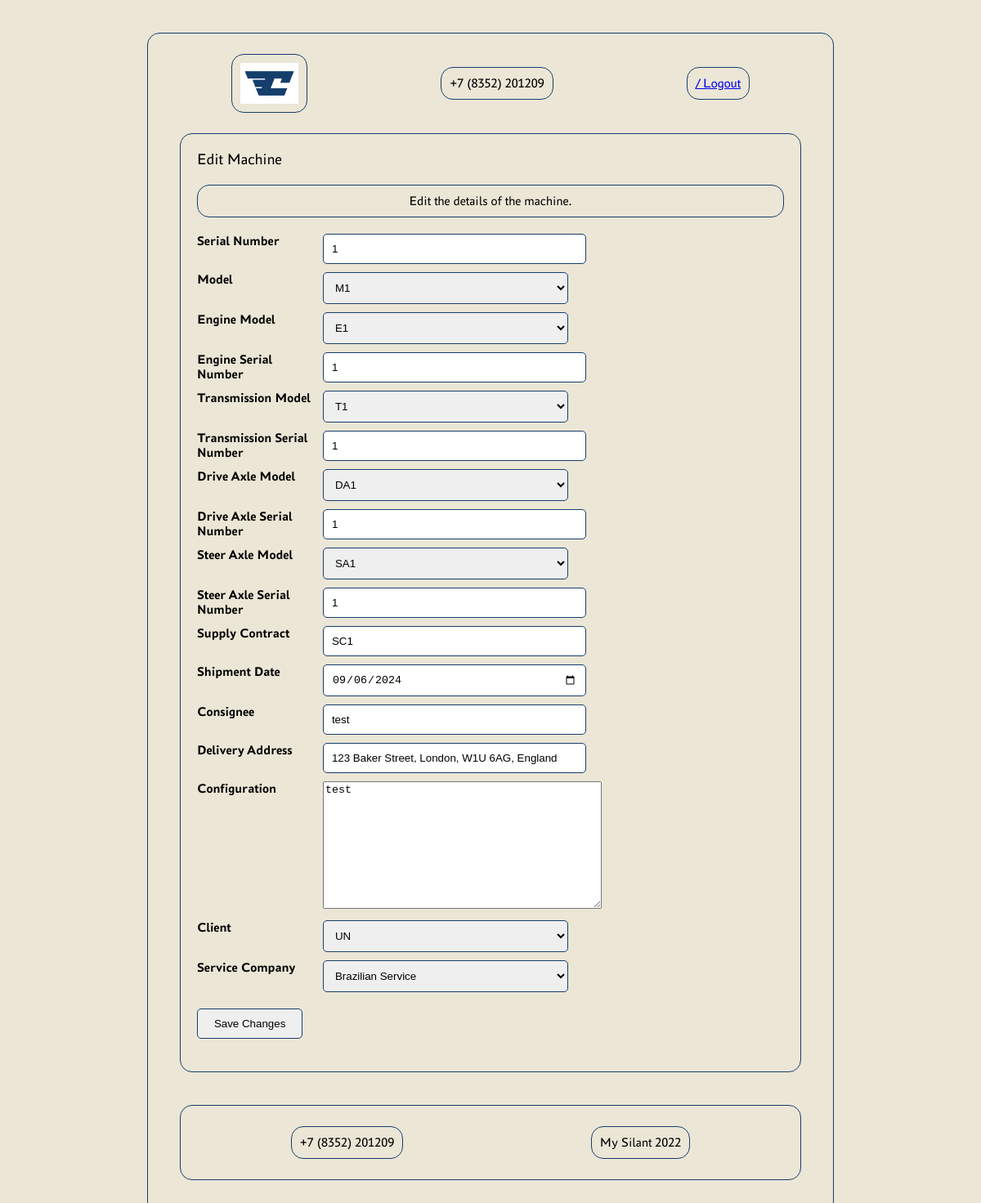
The page /edit_machine/1/ on the database its author committed.
### silant_app/models/models.py (models this page shows, shortened)
class Machine(models.Model):
    serial_number = models.CharField(max_length=255, unique=True)
    model = models.ForeignKey(MachineModelReference, related_name='machine_models', on_delete=models.CASCADE)
    engine_model = models.ForeignKey(EngineModelReference, related_name='engine_models', on_delete=models.CASCADE)
    engine_serial_number = models.CharField(max_length=255)
    transmission_model = models.ForeignKey(TransmissionModelReference, related_name='transmission_models',
                                           on_delete=models.CASCADE)
    transmission_serial_number = models.CharField(max_length=255)
    drive_axle_model = models.ForeignKey(DriveAxleModelReference, related_name='drive_axle_models',
                                         on_delete=models.CASCADE)
    drive_axle_serial_number = models.CharField(max_length=255)
    steer_axle_model = models.ForeignKey(SteerAxleModelReference, related_name='steer_axle_models',
                                         on_delete=models.CASCADE)
    steer_axle_serial_number = models.CharField(max_length=255)
    supply_contract = models.CharField(max_length=255)
    shipment_date = models.DateField()
    consignee = models.CharField(max_length=255)
    delivery_address = models.CharField(max_length=255)
    configuration = models.TextField(max_length=255)
    client = models.ForeignKey(settings.AUTH_USER_MODEL, related_name='machines', on_delete=models.SET_NULL, null=True,
                               blank=True)
    service_company = models.ForeignKey(ServiceCompanyReference, related_name='service_companies',
                                        on_delete=models.CASCADE)

### silant_app/views/update_views.py (the view, shortened to what this page needs)
# urls.py: path('edit_machine/<int:pk>/', MachineUpdateView.as_view(), name='edit-machine'),
class MachineUpdateView(UpdateView):
    model = Machine
    form_class = MachineUpdateForm
    template_name = 'edit_machine.html'
    def get_object(self, queryset=None):
        return super().get_object(queryset)
    def is_manager(self):
        user_groups = self.request.user.groups.values_list('id', flat=True)
        is_manager = any(group_id in [1, 5] for group_id in user_groups)
        return is_manager
    def get_context_data(self, **kwargs):
        context = super().get_context_data(**kwargs)
        context['machine'] = self.get_object()  # Add the machine instance to the context
        context['is_manager'] = self.is_manager()
        return context

### silant_app/forms.py
class MachineUpdateForm(forms.ModelForm):
    shipment_date = forms.DateField(widget=forms.DateInput(attrs={'type': 'date'}))
    class Meta:
        model = Machine
        fields = [
            'serial_number', 'model', 'engine_model', 'engine_serial_number',
            'transmission_model', 'transmission_serial_number', 'drive_axle_model',
            'drive_axle_serial_number', 'steer_axle_model', 'steer_axle_serial_number',
            'supply_contract', 'shipment_date', 'consignee', 'delivery_address',
            'configuration', 'client', 'service_company'
        ]
    def __init__(self, *args, **kwargs):
        super().__init__(*args, **kwargs)
        self.fields['client'].queryset = CustomUser.objects.filter(groups__id=4)

### silant_app/models/reference_models.py (called while the page is built)
    def __str__(self):
        return self.name

    def __str__(self):
        return self.name

    def __str__(self):
        return self.name

    def __str__(self):
        return self.name

    def __str__(self):
        return self.name

    def __str__(self):
        return self.name

### templates/edit_machine.html (shortened to what this page needs)
{% extends 'landing_page.html' %}
{% load static %}
{% block header_1 %}
    {% block header_2 %}
        <div class="header-container">
            <div class="logo">
                <img id="logo" src="{% static 'logo/Logotype accent RGB 1.jpg' %}" alt="Logo"
                     data-logged-in-url="{% url 'landing_page_logged_in' %}"
                     data-logged-out-url="{% url 'landing_page' %}">
                </div>
            <div class="contact-info" id="phone-number">Loading...</div>
            <div class="login-button"><a href="{% url 'logout' %}">{{ user_name }} / Logout</a></div>
        </div>
    {% endblock %}
{% endblock %}
{% block content %}
    <div class="main-title">Edit Machine</div>
    <div class="info-text">Edit the details of the machine.</div>
    <div class="edit-record">
        <form method="post">
            <div class="form-group">
                <label for="{{ form.serial_number.id_for_label }}" class="form-label">Serial Number</label>
                <div class="form-field">
                    {{ form.serial_number }}
                </div>
            </div>
            <div class="form-group">
                <label for="{{ form.model.id_for_label }}" class="form-label">Model</label>
                <div class="form-field">
                    {{ form.model }}
                </div>
            </div>
            <div class="form-group">
                <label for="{{ form.engine_model.id_for_label }}" class="form-label">Engine Model</label>
                <div class="form-field">
                    {{ form.engine_model }}
                </div>
            </div>
            <div class="form-group">
                <label for="{{ form.engine_serial_number.id_for_label }}" class="form-label">Engine Serial Number</label>
                <div class="form-field">
                    {{ form.engine_serial_number }}
                </div>
            </div>
            <div class="form-group">
                <label for="{{ form.transmission_model.id_for_label }}" class="form-label">Transmission Model</label>
                <div class="form-field">
                    {{ form.transmission_model }}
                </div>
            </div>
            <div class="form-group">
                <label for="{{ form.transmission_serial_number.id_for_label }}" class="form-label">Transmission Serial Number</label>
                <div class="form-field">
                    {{ form.transmission_serial_number }}
                </div>
            </div>
            <div class="form-group">
                <label for="{{ form.drive_axle_model.id_for_label }}" class="form-label">Drive Axle Model</label>
                <div class="form-field">
                    {{ form.drive_axle_model }}
                </div>
            </div>
            <div class="form-group">
                <label for="{{ form.drive_axle_serial_number.id_for_label }}" class="form-label">Drive Axle Serial Number</label>
                <div class="form-field">
                    {{ form.drive_axle_serial_number }}
                </div>
            </div>
            <div class="form-group">
                <label for="{{ form.steer_axle_model.id_for_label }}" class="form-label">Steer Axle Model</label>
                <div class="form-field">
                    {{ form.steer_axle_model }}
                </div>
            </div>
            <div class="form-group">
                <label for="{{ form.steer_axle_serial_number.id_for_label }}" class="form-label">Steer Axle Serial Number</label>
                <div class="form-field">
                    {{ form.steer_axle_serial_number }}
                </div>
            </div>
            <div class="form-group">
                <label for="{{ form.supply_contract.id_for_label }}" class="form-label">Supply Contract</label>
                <div class="form-field">
                    {{ form.supply_contract }}
                </div>
            </div>
            <div class="form-group">
                <label for="{{ form.shipment_date.id_for_label }}" class="form-label">Shipment Date</label>
                <div class="form-field">
                    {{ form.shipment_date }}
                </div>
            </div>
            <div class="form-group">
                <label for="{{ form.consignee.id_for_label }}" class="form-label">Consignee</label>
                <div class="form-field">
                    {{ form.consignee }}
                </div>
            </div>
            <div class="form-group">
                <label for="{{ form.delivery_address.id_for_label }}" class="form-label">Delivery Address</label>
                <div class="form-field">
                    {{ form.delivery_address }}
                </div>
            </div>
            <div class="form-group">
                <label for="{{ form.configuration.id_for_label }}" class="form-label">Configuration</label>
                <div class="form-field">
                    {{ form.configuration }}
                </div>
            </div>
            <div class="form-group">
                <label for="{{ form.client.id_for_label }}" class="form-label">Client</label>
                <div class="form-field">
                    {{ form.client }}
                </div>
            </div>
            <div class="form-group">
                <label for="{{ form.service_company.id_for_label }}" class="form-label">Service Company</label>
                <div class="form-field">
                    {{ form.service_company }}
                </div>
            </div>
            <div class="submit-button">
                <button type="submit">Save Changes</button>
            </div>
        </form>
    </div>
{% endblock %}

### rows shown on the page
Machine: serial_number "1", model "M1", engine_model "E1", engine_serial_number "1", transmission_model "T1", transmission_serial_number "1", drive_axle_model "DA1", drive_axle_serial_number "1", steer_axle_model "SA1", steer_axle_serial_number "1", supply_contract "SC1", shipment_date "09/06/2024", consignee "test", delivery_address "123 Baker Street, London, W1U 6AG, England", configuration "test", client "UN", service_company "Brazilian Service"
